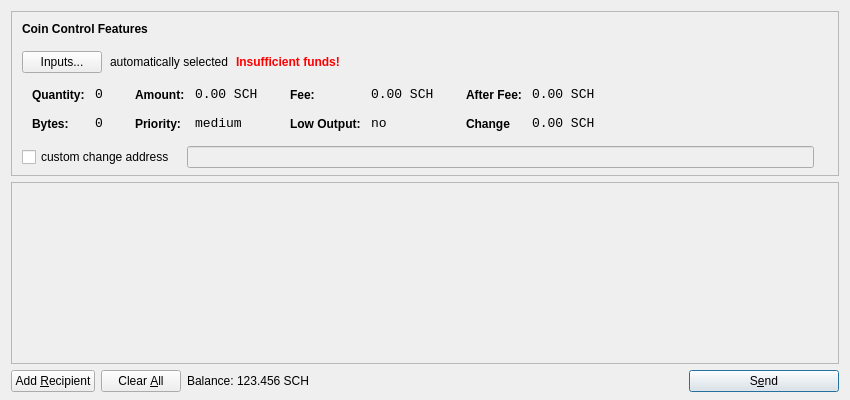
<?xml version="1.0" encoding="UTF-8"?>
<ui version="4.0">
 <class>SendCoinsDialog</class>
 <widget class="QDialog" name="SendCoinsDialog">
  <property name="geometry">
   <rect>
    <x>0</x>
    <y>0</y>
    <width>850</width>
    <height>400</height>
   </rect>
  </property>
  <property name="windowTitle">
   <string>Send Coins</string>
  </property>
  <layout class="QVBoxLayout" name="verticalLayout" stretch="0,1,0">
   <property name="bottomMargin">
    <number>8</number>
   </property>
   <item>
    <widget class="QFrame" name="frameCoinControl">
     <property name="sizePolicy">
      <sizepolicy hsizetype="Expanding" vsizetype="Expanding">
       <horstretch>0</horstretch>
       <verstretch>0</verstretch>
      </sizepolicy>
     </property>
     <property name="maximumSize">
      <size>
       <width>16777215</width>
       <height>16777215</height>
      </size>
     </property>
     <property name="frameShape">
      <enum>QFrame::StyledPanel</enum>
     </property>
     <property name="frameShadow">
      <enum>QFrame::Sunken</enum>
     </property>
     <layout class="QVBoxLayout" name="verticalLayoutCoinControl2">
      <property name="spacing">
       <number>-1</number>
      </property>
      <property name="leftMargin">
       <number>0</number>
      </property>
      <property name="topMargin">
       <number>0</number>
      </property>
      <property name="rightMargin">
       <number>0</number>
      </property>
      <property name="bottomMargin">
       <number>6</number>
      </property>
      <item>
       <layout class="QVBoxLayout" name="verticalLayoutCoinControl" stretch="0,0,0,0,1">
        <property name="spacing">
         <number>0</number>
        </property>
        <property name="leftMargin">
         <number>10</number>
        </property>
        <property name="topMargin">
         <number>10</number>
        </property>
        <item>
         <layout class="QHBoxLayout" name="horizontalLayoutCoinControl1">
          <property name="bottomMargin">
           <number>15</number>
          </property>
          <item>
           <widget class="QLabel" name="labelCoinControlFeatures">
            <property name="sizePolicy">
             <sizepolicy hsizetype="Preferred" vsizetype="Maximum">
              <horstretch>0</horstretch>
              <verstretch>0</verstretch>
             </sizepolicy>
            </property>
            <property name="font">
             <font>
              <weight>75</weight>
              <bold>true</bold>
             </font>
            </property>
            <property name="styleSheet">
             <string notr="true">font-weight:bold;</string>
            </property>
            <property name="text">
             <string>Coin Control Features</string>
            </property>
           </widget>
          </item>
         </layout>
        </item>
        <item>
         <layout class="QHBoxLayout" name="horizontalLayoutCoinControl2" stretch="0,0,0,0">
          <property name="spacing">
           <number>8</number>
          </property>
          <property name="bottomMargin">
           <number>10</number>
          </property>
          <item>
           <widget class="QPushButton" name="pushButtonCoinControl">
            <property name="styleSheet">
             <string notr="true"/>
            </property>
            <property name="text">
             <string>Inputs...</string>
            </property>
           </widget>
          </item>
          <item>
           <widget class="QLabel" name="labelCoinControlAutomaticallySelected">
            <property name="text">
             <string>automatically selected</string>
            </property>
            <property name="margin">
             <number>5</number>
            </property>
           </widget>
          </item>
          <item>
           <widget class="QLabel" name="labelCoinControlInsuffFunds">
            <property name="font">
             <font>
              <weight>75</weight>
              <bold>true</bold>
             </font>
            </property>
            <property name="styleSheet">
             <string notr="true">color:red;font-weight:bold;</string>
            </property>
            <property name="text">
             <string>Insufficient funds!</string>
            </property>
            <property name="margin">
             <number>5</number>
            </property>
           </widget>
          </item>
          <item>
           <spacer name="horizontalSpacerCoinControl">
            <property name="orientation">
             <enum>Qt::Horizontal</enum>
            </property>
            <property name="sizeHint" stdset="0">
             <size>
              <width>40</width>
              <height>1</height>
             </size>
            </property>
           </spacer>
          </item>
         </layout>
        </item>
        <item>
         <widget class="QWidget" name="widgetCoinControl" native="true">
          <property name="sizePolicy">
           <sizepolicy hsizetype="Preferred" vsizetype="Preferred">
            <horstretch>0</horstretch>
            <verstretch>0</verstretch>
           </sizepolicy>
          </property>
          <property name="minimumSize">
           <size>
            <width>0</width>
            <height>0</height>
           </size>
          </property>
          <property name="styleSheet">
           <string notr="true"/>
          </property>
          <layout class="QHBoxLayout" name="horizontalLayoutCoinControl5">
           <property name="margin">
            <number>0</number>
           </property>
           <item>
            <layout class="QHBoxLayout" name="horizontalLayoutCoinControl3" stretch="0,0,0,1">
             <property name="spacing">
              <number>20</number>
             </property>
             <property name="topMargin">
              <number>0</number>
             </property>
             <property name="bottomMargin">
              <number>10</number>
             </property>
             <item>
              <layout class="QFormLayout" name="formLayoutCoinControl1">
               <property name="horizontalSpacing">
                <number>10</number>
               </property>
               <property name="verticalSpacing">
                <number>14</number>
               </property>
               <property name="leftMargin">
                <number>10</number>
               </property>
               <property name="topMargin">
                <number>4</number>
               </property>
               <property name="rightMargin">
                <number>6</number>
               </property>
               <item row="0" column="0">
                <widget class="QLabel" name="labelCoinControlQuantityText">
                 <property name="styleSheet">
                  <string notr="true">font-weight:bold;</string>
                 </property>
                 <property name="text">
                  <string>Quantity:</string>
                 </property>
                 <property name="margin">
                  <number>0</number>
                 </property>
                </widget>
               </item>
               <item row="0" column="1">
                <widget class="QLabel" name="labelCoinControlQuantity">
                 <property name="font">
                  <font>
                   <family>Monospace</family>
                   <pointsize>10</pointsize>
                  </font>
                 </property>
                 <property name="cursor">
                  <cursorShape>IBeamCursor</cursorShape>
                 </property>
                 <property name="contextMenuPolicy">
                  <enum>Qt::ActionsContextMenu</enum>
                 </property>
                 <property name="text">
                  <string>0</string>
                 </property>
                 <property name="margin">
                  <number>0</number>
                 </property>
                 <property name="textInteractionFlags">
                  <set>Qt::LinksAccessibleByMouse|Qt::TextSelectableByKeyboard|Qt::TextSelectableByMouse</set>
                 </property>
                </widget>
               </item>
               <item row="1" column="0">
                <widget class="QLabel" name="labelCoinControlBytesText">
                 <property name="styleSheet">
                  <string notr="true">font-weight:bold;</string>
                 </property>
                 <property name="text">
                  <string>Bytes:</string>
                 </property>
                </widget>
               </item>
               <item row="1" column="1">
                <widget class="QLabel" name="labelCoinControlBytes">
                 <property name="font">
                  <font>
                   <family>Monospace</family>
                   <pointsize>10</pointsize>
                  </font>
                 </property>
                 <property name="cursor">
                  <cursorShape>IBeamCursor</cursorShape>
                 </property>
                 <property name="contextMenuPolicy">
                  <enum>Qt::ActionsContextMenu</enum>
                 </property>
                 <property name="text">
                  <string>0</string>
                 </property>
                 <property name="textInteractionFlags">
                  <set>Qt::LinksAccessibleByMouse|Qt::TextSelectableByKeyboard|Qt::TextSelectableByMouse</set>
                 </property>
                </widget>
               </item>
              </layout>
             </item>
             <item>
              <layout class="QFormLayout" name="formLayoutCoinControl2">
               <property name="horizontalSpacing">
                <number>10</number>
               </property>
               <property name="verticalSpacing">
                <number>14</number>
               </property>
               <property name="leftMargin">
                <number>6</number>
               </property>
               <property name="topMargin">
                <number>4</number>
               </property>
               <property name="rightMargin">
                <number>6</number>
               </property>
               <item row="0" column="0">
                <widget class="QLabel" name="labelCoinControlAmountText">
                 <property name="styleSheet">
                  <string notr="true">font-weight:bold;</string>
                 </property>
                 <property name="text">
                  <string>Amount:</string>
                 </property>
                 <property name="margin">
                  <number>0</number>
                 </property>
                </widget>
               </item>
               <item row="0" column="1">
                <widget class="QLabel" name="labelCoinControlAmount">
                 <property name="font">
                  <font>
                   <family>Monospace</family>
                   <pointsize>10</pointsize>
                  </font>
                 </property>
                 <property name="cursor">
                  <cursorShape>IBeamCursor</cursorShape>
                 </property>
                 <property name="contextMenuPolicy">
                  <enum>Qt::ActionsContextMenu</enum>
                 </property>
                 <property name="text">
                  <string notr="true">0.00 SCH</string>
                 </property>
                 <property name="textInteractionFlags">
                  <set>Qt::LinksAccessibleByMouse|Qt::TextSelectableByKeyboard|Qt::TextSelectableByMouse</set>
                 </property>
                </widget>
               </item>
               <item row="1" column="0">
                <widget class="QLabel" name="labelCoinControlPriorityText">
                 <property name="styleSheet">
                  <string notr="true">font-weight:bold;</string>
                 </property>
                 <property name="text">
                  <string>Priority:</string>
                 </property>
                </widget>
               </item>
               <item row="1" column="1">
                <widget class="QLabel" name="labelCoinControlPriority">
                 <property name="font">
                  <font>
                   <family>Monospace</family>
                   <pointsize>10</pointsize>
                  </font>
                 </property>
                 <property name="cursor">
                  <cursorShape>IBeamCursor</cursorShape>
                 </property>
                 <property name="contextMenuPolicy">
                  <enum>Qt::ActionsContextMenu</enum>
                 </property>
                 <property name="text">
                  <string>medium</string>
                 </property>
                 <property name="textInteractionFlags">
                  <set>Qt::LinksAccessibleByMouse|Qt::TextSelectableByKeyboard|Qt::TextSelectableByMouse</set>
                 </property>
                </widget>
               </item>
              </layout>
             </item>
             <item>
              <layout class="QFormLayout" name="formLayoutCoinControl3">
               <property name="horizontalSpacing">
                <number>10</number>
               </property>
               <property name="verticalSpacing">
                <number>14</number>
               </property>
               <property name="leftMargin">
                <number>6</number>
               </property>
               <property name="topMargin">
                <number>4</number>
               </property>
               <property name="rightMargin">
                <number>6</number>
               </property>
               <item row="0" column="0">
                <widget class="QLabel" name="labelCoinControlFeeText">
                 <property name="styleSheet">
                  <string notr="true">font-weight:bold;</string>
                 </property>
                 <property name="text">
                  <string>Fee:</string>
                 </property>
                 <property name="margin">
                  <number>0</number>
                 </property>
                </widget>
               </item>
               <item row="0" column="1">
                <widget class="QLabel" name="labelCoinControlFee">
                 <property name="font">
                  <font>
                   <family>Monospace</family>
                   <pointsize>10</pointsize>
                  </font>
                 </property>
                 <property name="cursor">
                  <cursorShape>IBeamCursor</cursorShape>
                 </property>
                 <property name="contextMenuPolicy">
                  <enum>Qt::ActionsContextMenu</enum>
                 </property>
                 <property name="text">
                  <string notr="true">0.00 SCH</string>
                 </property>
                 <property name="textInteractionFlags">
                  <set>Qt::LinksAccessibleByMouse|Qt::TextSelectableByKeyboard|Qt::TextSelectableByMouse</set>
                 </property>
                </widget>
               </item>
               <item row="1" column="0">
                <widget class="QLabel" name="labelCoinControlLowOutputText">
                 <property name="styleSheet">
                  <string notr="true">font-weight:bold;</string>
                 </property>
                 <property name="text">
                  <string>Low Output:</string>
                 </property>
                </widget>
               </item>
               <item row="1" column="1">
                <widget class="QLabel" name="labelCoinControlLowOutput">
                 <property name="font">
                  <font>
                   <family>Monospace</family>
                   <pointsize>10</pointsize>
                  </font>
                 </property>
                 <property name="cursor">
                  <cursorShape>IBeamCursor</cursorShape>
                 </property>
                 <property name="contextMenuPolicy">
                  <enum>Qt::ActionsContextMenu</enum>
                 </property>
                 <property name="text">
                  <string>no</string>
                 </property>
                 <property name="textInteractionFlags">
                  <set>Qt::LinksAccessibleByMouse|Qt::TextSelectableByKeyboard|Qt::TextSelectableByMouse</set>
                 </property>
                </widget>
               </item>
              </layout>
             </item>
             <item>
              <layout class="QFormLayout" name="formLayoutCoinControl4">
               <property name="horizontalSpacing">
                <number>10</number>
               </property>
               <property name="verticalSpacing">
                <number>14</number>
               </property>
               <property name="leftMargin">
                <number>6</number>
               </property>
               <property name="topMargin">
                <number>4</number>
               </property>
               <property name="rightMargin">
                <number>6</number>
               </property>
               <item row="0" column="0">
                <widget class="QLabel" name="labelCoinControlAfterFeeText">
                 <property name="styleSheet">
                  <string notr="true">font-weight:bold;</string>
                 </property>
                 <property name="text">
                  <string>After Fee:</string>
                 </property>
                 <property name="margin">
                  <number>0</number>
                 </property>
                </widget>
               </item>
               <item row="0" column="1">
                <widget class="QLabel" name="labelCoinControlAfterFee">
                 <property name="font">
                  <font>
                   <family>Monospace</family>
                   <pointsize>10</pointsize>
                  </font>
                 </property>
                 <property name="cursor">
                  <cursorShape>IBeamCursor</cursorShape>
                 </property>
                 <property name="contextMenuPolicy">
                  <enum>Qt::ActionsContextMenu</enum>
                 </property>
                 <property name="text">
                  <string notr="true">0.00 SCH</string>
                 </property>
                 <property name="textInteractionFlags">
                  <set>Qt::LinksAccessibleByMouse|Qt::TextSelectableByKeyboard|Qt::TextSelectableByMouse</set>
                 </property>
                </widget>
               </item>
               <item row="1" column="0">
                <widget class="QLabel" name="labelCoinControlChangeText">
                 <property name="styleSheet">
                  <string notr="true">font-weight:bold;</string>
                 </property>
                 <property name="text">
                  <string>Change</string>
                 </property>
                </widget>
               </item>
               <item row="1" column="1">
                <widget class="QLabel" name="labelCoinControlChange">
                 <property name="font">
                  <font>
                   <family>Monospace</family>
                   <pointsize>10</pointsize>
                  </font>
                 </property>
                 <property name="cursor">
                  <cursorShape>IBeamCursor</cursorShape>
                 </property>
                 <property name="contextMenuPolicy">
                  <enum>Qt::ActionsContextMenu</enum>
                 </property>
                 <property name="text">
                  <string notr="true">0.00 SCH</string>
                 </property>
                 <property name="textInteractionFlags">
                  <set>Qt::LinksAccessibleByMouse|Qt::TextSelectableByKeyboard|Qt::TextSelectableByMouse</set>
                 </property>
                </widget>
               </item>
              </layout>
             </item>
            </layout>
           </item>
          </layout>
         </widget>
        </item>
        <item>
         <layout class="QHBoxLayout" name="horizontalLayoutCoinControl4" stretch="0,0,0">
          <property name="spacing">
           <number>12</number>
          </property>
          <property name="sizeConstraint">
           <enum>QLayout::SetDefaultConstraint</enum>
          </property>
          <property name="topMargin">
           <number>5</number>
          </property>
          <property name="rightMargin">
           <number>5</number>
          </property>
          <item>
           <widget class="QCheckBox" name="checkBoxCoinControlChange">
            <property name="text">
             <string>custom change address</string>
            </property>
           </widget>
          </item>
          <item>
           <widget class="QLineEdit" name="lineEditCoinControlChange">
            <property name="enabled">
             <bool>false</bool>
            </property>
            <property name="sizePolicy">
             <sizepolicy hsizetype="Expanding" vsizetype="Fixed">
              <horstretch>0</horstretch>
              <verstretch>0</verstretch>
             </sizepolicy>
            </property>
           </widget>
          </item>
          <item>
           <widget class="QLabel" name="labelCoinControlChangeLabel">
            <property name="sizePolicy">
             <sizepolicy hsizetype="Preferred" vsizetype="Expanding">
              <horstretch>0</horstretch>
              <verstretch>0</verstretch>
             </sizepolicy>
            </property>
            <property name="minimumSize">
             <size>
              <width>0</width>
              <height>0</height>
             </size>
            </property>
            <property name="text">
             <string/>
            </property>
            <property name="margin">
             <number>3</number>
            </property>
           </widget>
          </item>
         </layout>
        </item>
        <item>
         <spacer name="verticalSpacerCoinControl">
          <property name="orientation">
           <enum>Qt::Vertical</enum>
          </property>
          <property name="sizeHint" stdset="0">
           <size>
            <width>800</width>
            <height>1</height>
           </size>
          </property>
         </spacer>
        </item>
       </layout>
      </item>
     </layout>
    </widget>
   </item>
   <item>
    <widget class="QScrollArea" name="scrollArea">
     <property name="widgetResizable">
      <bool>true</bool>
     </property>
     <widget class="QWidget" name="scrollAreaWidgetContents">
      <property name="geometry">
       <rect>
        <x>0</x>
        <y>0</y>
        <width>830</width>
        <height>165</height>
       </rect>
      </property>
      <layout class="QVBoxLayout" name="verticalLayout_2">
       <property name="margin">
        <number>0</number>
       </property>
       <item>
        <layout class="QVBoxLayout" name="entries">
         <property name="spacing">
          <number>6</number>
         </property>
        </layout>
       </item>
       <item>
        <spacer name="verticalSpacer">
         <property name="orientation">
          <enum>Qt::Vertical</enum>
         </property>
         <property name="sizeHint" stdset="0">
          <size>
           <width>20</width>
           <height>40</height>
          </size>
         </property>
        </spacer>
       </item>
      </layout>
     </widget>
    </widget>
   </item>
   <item>
    <layout class="QHBoxLayout" name="horizontalLayout">
     <item>
      <widget class="QPushButton" name="addButton">
       <property name="toolTip">
        <string>Send to multiple recipients at once</string>
       </property>
       <property name="text">
        <string>Add &amp;Recipient</string>
       </property>
       <property name="autoDefault">
        <bool>false</bool>
       </property>
      </widget>
     </item>
     <item>
      <widget class="QPushButton" name="clearButton">
       <property name="sizePolicy">
        <sizepolicy hsizetype="Minimum" vsizetype="Fixed">
         <horstretch>0</horstretch>
         <verstretch>0</verstretch>
        </sizepolicy>
       </property>
       <property name="toolTip">
        <string>Remove all transaction fields</string>
       </property>
       <property name="text">
        <string>Clear &amp;All</string>
       </property>
       <property name="autoRepeatDelay">
        <number>300</number>
       </property>
       <property name="autoDefault">
        <bool>false</bool>
       </property>
      </widget>
     </item>
     <item>
      <layout class="QHBoxLayout" name="horizontalLayout_2">
       <property name="spacing">
        <number>3</number>
       </property>
       <item>
        <widget class="QLabel" name="label">
         <property name="sizePolicy">
          <sizepolicy hsizetype="Preferred" vsizetype="Fixed">
           <horstretch>0</horstretch>
           <verstretch>0</verstretch>
          </sizepolicy>
         </property>
         <property name="text">
          <string>Balance:</string>
         </property>
        </widget>
       </item>
       <item>
        <widget class="QLabel" name="labelBalance">
         <property name="sizePolicy">
          <sizepolicy hsizetype="Preferred" vsizetype="Fixed">
           <horstretch>0</horstretch>
           <verstretch>0</verstretch>
          </sizepolicy>
         </property>
         <property name="cursor">
          <cursorShape>IBeamCursor</cursorShape>
         </property>
         <property name="text">
          <string notr="true">123.456 SCH</string>
         </property>
         <property name="textInteractionFlags">
          <set>Qt::LinksAccessibleByMouse|Qt::TextSelectableByKeyboard|Qt::TextSelectableByMouse</set>
         </property>
        </widget>
       </item>
      </layout>
     </item>
     <item>
      <spacer name="horizontalSpacer">
       <property name="orientation">
        <enum>Qt::Horizontal</enum>
       </property>
       <property name="sizeHint" stdset="0">
        <size>
         <width>40</width>
         <height>20</height>
        </size>
       </property>
      </spacer>
     </item>
     <item>
      <widget class="QPushButton" name="sendButton">
       <property name="minimumSize">
        <size>
         <width>150</width>
         <height>0</height>
        </size>
       </property>
       <property name="toolTip">
        <string>Confirm the send action</string>
       </property>
       <property name="text">
        <string>S&amp;end</string>
       </property>
       <property name="icon">
        <iconset resource="../bitcoin.qrc">
         <normaloff>:/icons/send</normaloff>:/icons/send</iconset>
       </property>
       <property name="default">
        <bool>true</bool>
       </property>
      </widget>
     </item>
    </layout>
   </item>
  </layout>
 </widget>
 <resources>
  <include location="../bitcoin.qrc"/>
 </resources>
 <connections/>
</ui>
